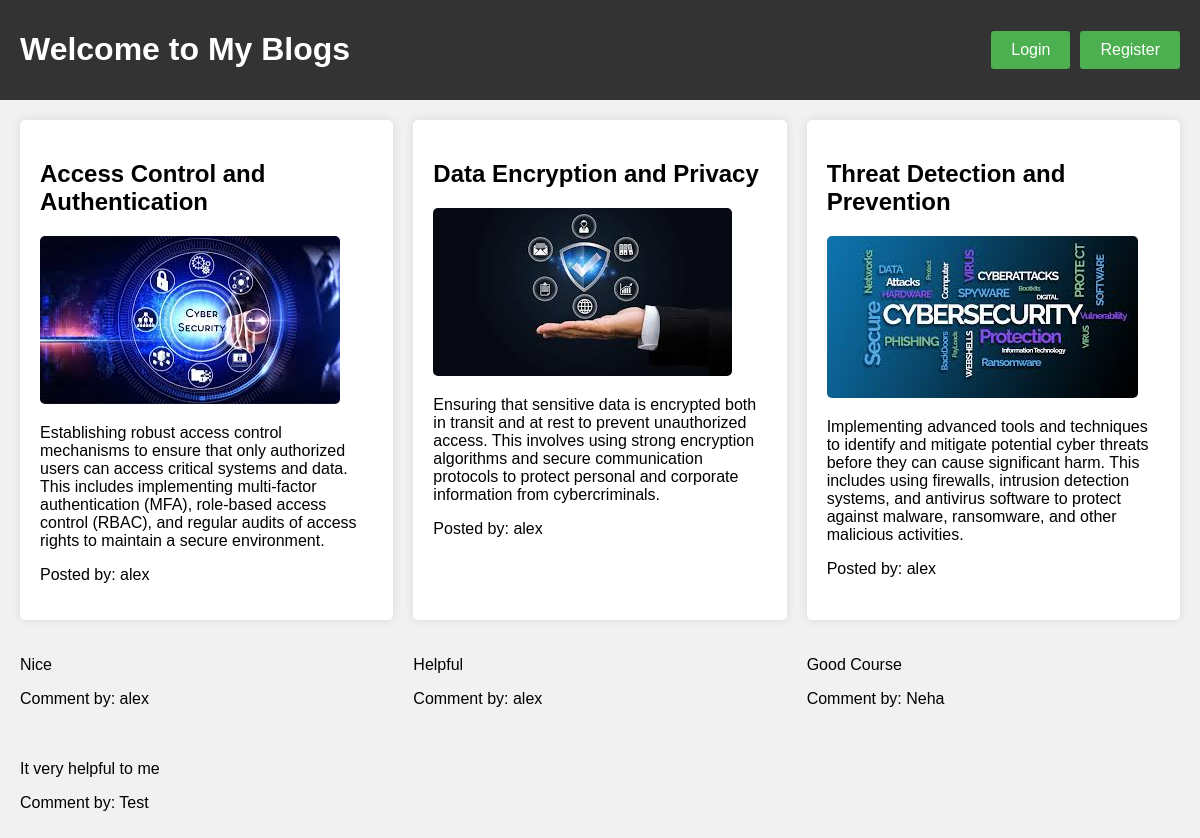
The page / on the database its author committed.
### tables this page shows
CREATE TABLE `posts` (
  `id` int(11) NOT NULL,
  `title` varchar(255) NOT NULL,
  `content` text NOT NULL,
  `created_at` timestamp NOT NULL DEFAULT current_timestamp(),
  `image` varchar(255) DEFAULT NULL,
  `user_id` int(11) NOT NULL
);

CREATE TABLE `users` (
  `id` int(11) NOT NULL,
  `username` varchar(255) NOT NULL,
  `password` varchar(255) NOT NULL
);

CREATE TABLE `comments` (
  `id` int(11) NOT NULL,
  `post_id` int(11) NOT NULL,
  `username` varchar(255) NOT NULL,
  `comment` text NOT NULL,
  `created_at` timestamp NOT NULL DEFAULT current_timestamp()
);

### index.php (the view, shortened to what this page needs)
<!DOCTYPE html>
<html lang="en">
<head>
</head>
<body>
    <div class="header">
        <h1>Welcome to My Blogs</h1>
        <div class="user-info">
            <?php
                echo "<a href='login.php' class='button'>Login</a>";
                echo "<a href='register.php' class='button'>Register</a>";
            ?>
        </div>
    </div>
    <div class="content">
        <?php
        $servername = "127.0.0.1";
        $username = "root";
        $password = "";
        $dbname = "blog_db";
        $conn = new mysqli($servername, $username, $password, $dbname);
        $sql = "SELECT posts.id, posts.title, posts.content, posts.image, users.username
                FROM posts
                JOIN users ON posts.user_id = users.id
                ORDER BY posts.created_at DESC";
        $result = $conn->query($sql);
        if ($result->num_rows > 0) {
            while($row = $result->fetch_assoc()) {
                echo "<div class='post'>";
                echo "<h2>" . $row["title"] . "</h2>";
                if (!empty($row["image"])) {
                    echo "<img src='uploads/" . $row["image"] . "' alt='Post Image'>";
                }
                echo "<p>" . $row["content"] . "</p>";
                echo "<p>Posted by: " . $row["username"] . "</p>";
                echo "</div>";
            }
        } else {
            echo "<p>No posts available.</p>";
        }
            $sql = "SELECT * FROM comments";
            $result = $conn->query($sql);
            if ($result->num_rows > 0) {
                while($row = $result->fetch_assoc()) {
                    echo "<div class='comment'>";
                    echo "<p>" . $row["comment"] . "</p>";
                    echo "<p>Comment by: " . htmlspecialchars($row["username"]) . "</p>";
                    echo "</div>";
                }
            } else {
                echo "No comments yet.";
            }
    ?>
    </div>
</body>
</html>

### index.php (style rules this page uses)
body { font-family: Arial, sans-serif; margin: 0; padding: 0; background-color: #f1f1f1; }
.header { background-color: #333; color: #fff; padding: 10px 20px; display: flex; justify-content: space-between; align-items: center; }
.user-info { display: flex; align-items: center; }
.user-info a { color: #fff; margin-left: 10px; text-decoration: none; }
.content { padding: 20px; display: grid; grid-template-columns: repeat(3, 1fr); gap: 20px; }
.post { background-color: #fff; padding: 20px; border-radius: 5px; box-shadow: 0 0 10px rgba(0,0,0,0.1); }
.post img { max-width: 100%; height: auto; border-radius: 5px; }
.button { background-color: #4CAF50; color: white; padding: 10px 20px; border: none; border-radius: 3px; cursor: pointer; text-decoration: none; }

### rows shown on the page
posts: title "Access Control and Authentication", image (picture), content "Establishing robust access control mechanisms to ensure that only authorized users can access critical systems and data. This includes implementing multi-factor authentication (MFA), role-based access control (RBAC), and regular audits of access rights to maintain a secure environment.", user.username "alex"
posts: title "Data Encryption and Privacy", image (picture), content "Ensuring that sensitive data is encrypted both in transit and at rest to prevent unauthorized access. This involves using strong encryption algorithms and secure communication protocols to protect personal and corporate information from cybercriminals.", user.username "alex"
posts: title "Threat Detection and Prevention", image (picture), content "Implementing advanced tools and techniques to identify and mitigate potential cyber threats before they can cause significant harm. This includes using firewalls, intrusion detection systems, and antivirus software to protect against malware, ransomware, and other malicious activities.", user.username "alex"
comments: comment "Nice", username "alex"
comments: comment "Helpful", username "alex"
comments: comment "Good Course", username "Neha"
comments: comment "It very helpful to me", username "Test"
